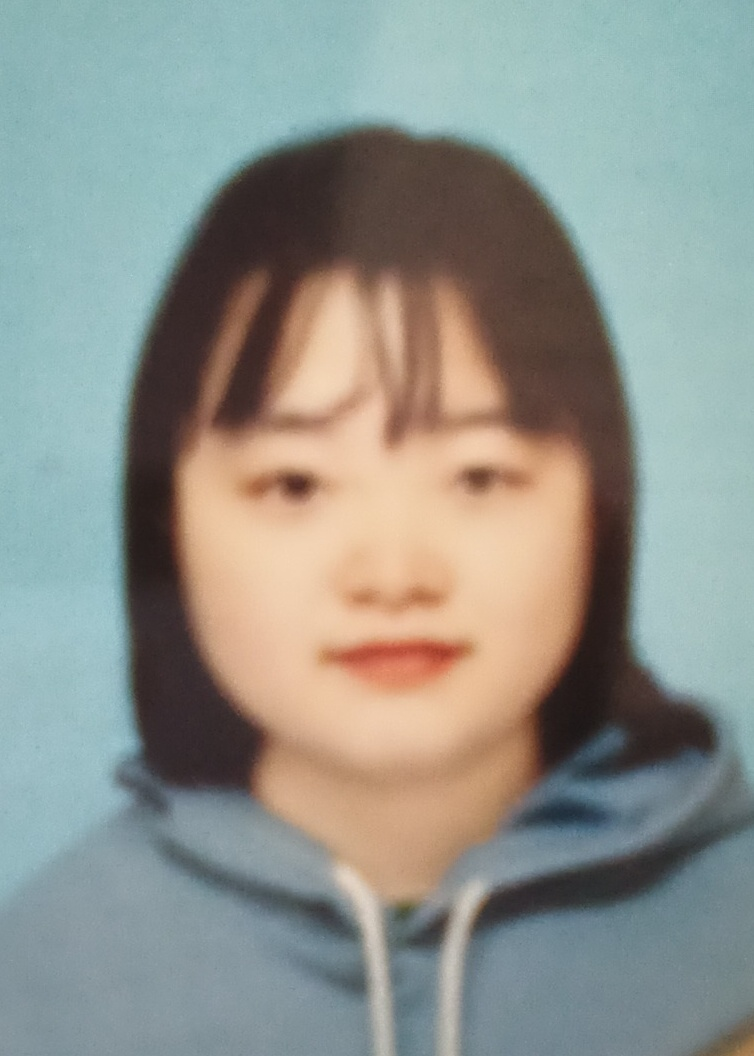
#> input picture src/test.jpg, 754 x 1056 px
$ python -i check_quality.py   (imports and definitions only)   (older library calls are emulated)
#> lines starting #> are read from the running program, lines starting #| are printed output that depends on the picture
#> further down, picture is the input picture: shape (1056, 754, 3); mean B, G, R 141.1, 147.6, 143.9
import sys
from pathlib import Path

FILE = Path(__file__).resolve()
ROOT = FILE.parents[0]
sys.path.append(str(FILE.parents[1]))
if str(ROOT) not in sys.path:
	sys.path.append(str(ROOT))

import numpy as np
import cv2

from PIL import ImageFilter, ImageStat
from PIL import Image
import os
import time

class ImageQuality():
	def __init__(self):
		self.percentiles = [10, 70]
		self.threshold = {
			"dark": 0.4,
			"light": 0.59,
			"entropy": 0.3,
			"blurry": 0.5
		}

	# [39 lines left out: functions calc_laplacian_var, calc_brightness, calc_entropy, not called in this run]


	def calc_blurriness(self, img, max_resolution=64, normalizing_factor=0.01, color_threshold=0.18):
#> called with max_resolution = 64, normalizing_factor = 0.01, color_threshold = 0.18
		image = Image.fromarray(img[..., ::-1])
		ratio = max(image.width, image.height) / max_resolution
#> ratio = 16.5
		if ratio > 1:
			resized_image = image.resize(
				(max(int(image.width // ratio), 1), max(int(image.height // ratio), 1))
			)
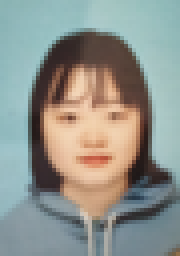
#> resized_image: PIL image 45x64 RGB (shown 4 times larger); mean R, G, B 143.9, 147.6, 141.1
		else:
			resized_image = image.copy()

		gray_image = resized_image.convert('L')
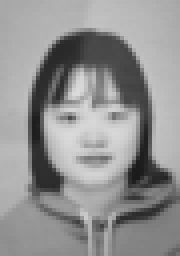
#> gray_image: PIL image 45x64 L (shown 4 times larger); min 26, max 218, mean 145.8
		edges = gray_image.filter(ImageFilter.FIND_EDGES)
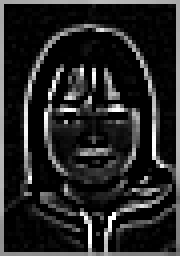
#> edges: PIL image 45x64 L (shown 4 times larger); min 0, max 255, mean 39
		blurriness = np.sqrt(ImageStat.Stat(edges).var[0])
#> blurriness = 64.29
		gray_std = np.std(gray_image.histogram())
#> gray_std = 14.71

		blur_scores = 1 - np.exp(-1 * blurriness * normalizing_factor)
#> blur_scores = 0.474
		std_scores  = 1 - np.exp(-1 * gray_std * normalizing_factor)
#> std_scores = 0.137
		std_scores = 0 if std_scores < color_threshold else std_scores
#> std_scores = 0

		score = min(blur_scores + std_scores, 1)
#> score = 0.474

		return score  # type:ignore

	# [21 lines left out: function infer, not called in this run]

>>> import cv2
>>> picture = cv2.imread('../test.jpg')
>>> result = ImageQuality().calc_blurriness(picture)
#> result = 0.474
